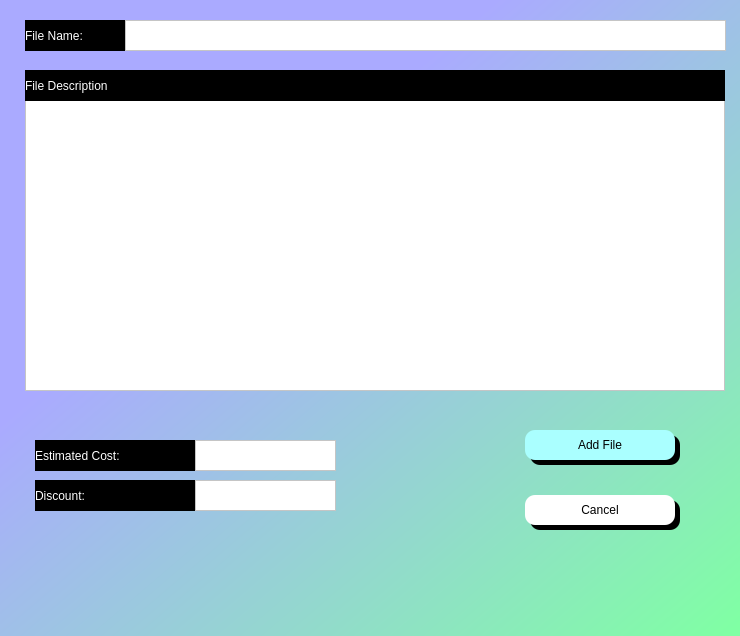
<?xml version="1.0" encoding="UTF-8"?>
<ui version="4.0">
 <class>Dialog</class>
 <widget class="QDialog" name="Dialog">
  <property name="geometry">
   <rect>
    <x>0</x>
    <y>0</y>
    <width>740</width>
    <height>636</height>
   </rect>
  </property>
  <property name="windowTitle">
   <string>Dialog</string>
  </property>
  <property name="styleSheet">
   <string notr="true">
background-color: rgba(170, 170, 255,.6);
background-color: qlineargradient(spread:repeat, x1:0, y1:0, x2:1, y2:1, stop:0.333333 rgba(170, 170, 255, 255), stop:0.988701 rgba(128, 255, 164, 255));</string>
  </property>
  <widget class="QLabel" name="fname_srch">
   <property name="geometry">
    <rect>
     <x>25</x>
     <y>20</y>
     <width>101</width>
     <height>31</height>
    </rect>
   </property>
   <property name="styleSheet">
    <string notr="true">
color: rgb(255, 255, 255);
background-color: rgb(0, 0, 0);

font:  14pt &quot;Segoe UI &quot;;</string>
   </property>
   <property name="text">
    <string>File Name:</string>
   </property>
  </widget>
  <widget class="QTextEdit" name="fname_srch_edit">
   <property name="geometry">
    <rect>
     <x>125</x>
     <y>20</y>
     <width>601</width>
     <height>31</height>
    </rect>
   </property>
   <property name="styleSheet">
    <string notr="true">QTextEdit:focus{
background-color: rgb(255, 255, 255);
}
QTextEdit{
background-color: rgb(255, 255, 255);
	font: 12pt &quot;Segoe UI&quot;;
}
</string>
   </property>
  </widget>
  <widget class="QTextEdit" name="file_desc_edit">
   <property name="geometry">
    <rect>
     <x>25</x>
     <y>100</y>
     <width>700</width>
     <height>291</height>
    </rect>
   </property>
   <property name="styleSheet">
    <string notr="true">QTextEdit:focus{
background-color: rgb(255, 255, 255);
}
QTextEdit{
background-color: rgb(255, 255, 255);
	font: 12pt &quot;Segoe UI&quot;;
}
</string>
   </property>
  </widget>
  <widget class="QLabel" name="add_complain">
   <property name="geometry">
    <rect>
     <x>25</x>
     <y>70</y>
     <width>700</width>
     <height>31</height>
    </rect>
   </property>
   <property name="styleSheet">
    <string notr="true">
color: rgb(255, 255, 255);
background-color: rgb(0, 0, 0);

font:  14pt &quot;Segoe UI &quot;;</string>
   </property>
   <property name="text">
    <string>File Description</string>
   </property>
  </widget>
  <widget class="QLabel" name="est_cost">
   <property name="geometry">
    <rect>
     <x>35</x>
     <y>440</y>
     <width>161</width>
     <height>31</height>
    </rect>
   </property>
   <property name="styleSheet">
    <string notr="true">
color: rgb(255, 255, 255);
background-color: rgb(0, 0, 0);

font:  14pt &quot;Segoe UI &quot;;</string>
   </property>
   <property name="text">
    <string>Estimated Cost:</string>
   </property>
  </widget>
  <widget class="QTextEdit" name="estd_cost_edit">
   <property name="geometry">
    <rect>
     <x>195</x>
     <y>440</y>
     <width>141</width>
     <height>31</height>
    </rect>
   </property>
   <property name="styleSheet">
    <string notr="true">QTextEdit:focus{
background-color: rgb(255, 255, 255);
}
QTextEdit{
background-color: rgb(255, 255, 255);
	font: 12pt &quot;Segoe UI&quot;;
}
</string>
   </property>
  </widget>
  <widget class="QLabel" name="discount">
   <property name="geometry">
    <rect>
     <x>35</x>
     <y>480</y>
     <width>161</width>
     <height>31</height>
    </rect>
   </property>
   <property name="styleSheet">
    <string notr="true">
color: rgb(255, 255, 255);
background-color: rgb(0, 0, 0);

font:  14pt &quot;Segoe UI &quot;;</string>
   </property>
   <property name="text">
    <string>Discount:</string>
   </property>
  </widget>
  <widget class="QTextEdit" name="discount_edit">
   <property name="geometry">
    <rect>
     <x>195</x>
     <y>480</y>
     <width>141</width>
     <height>31</height>
    </rect>
   </property>
   <property name="styleSheet">
    <string notr="true">QTextEdit:focus{
background-color: rgb(255, 255, 255);
}
QTextEdit{
background-color: rgb(255, 255, 255);
	font: 12pt &quot;Segoe UI&quot;;
}
</string>
   </property>
  </widget>
  <widget class="QPushButton" name="add_file_btn">
   <property name="geometry">
    <rect>
     <x>525</x>
     <y>430</y>
     <width>150</width>
     <height>30</height>
    </rect>
   </property>
   <property name="styleSheet">
    <string notr="true">QPushButton{


font:  14pt &quot;Segoe UI &quot;;
background-color: rgb(255, 255, 255);
border-top-left-radius:10px;
border-bottom-left-radius:10px;
border-top-right-radius:10px;
border-bottom-right-radius:10px;
background-color: rgb(170, 255, 255);
}
QPushButton:hover{
	background-color: rgb(161, 161, 161);
	color: rgb(255, 255, 255);
}
QPushButton:focus{
	background-color: rgb(161, 161, 161);
	color: rgb(255, 255, 255);
}</string>
   </property>
   <property name="text">
    <string>Add File</string>
   </property>
  </widget>
  <widget class="QLabel" name="label_3">
   <property name="geometry">
    <rect>
     <x>530</x>
     <y>435</y>
     <width>150</width>
     <height>30</height>
    </rect>
   </property>
   <property name="styleSheet">
    <string notr="true">background-color: rgb(0, 0, 0);
font: 12pt &quot;MS Shell Dlg 2&quot;;
border-top-left-radius:10px;
border-bottom-left-radius:10px;
border-top-right-radius:10px;
border-bottom-right-radius:10px;
color: rgb(255, 255, 255);
</string>
   </property>
   <property name="text">
    <string/>
   </property>
  </widget>
  <widget class="QLabel" name="label_6">
   <property name="geometry">
    <rect>
     <x>530</x>
     <y>500</y>
     <width>150</width>
     <height>30</height>
    </rect>
   </property>
   <property name="styleSheet">
    <string notr="true">background-color: rgb(0, 0, 0);
font: 12pt &quot;MS Shell Dlg 2&quot;;
border-top-left-radius:10px;
border-bottom-left-radius:10px;
border-top-right-radius:10px;
border-bottom-right-radius:10px;
color: rgb(255, 255, 255);
</string>
   </property>
   <property name="text">
    <string/>
   </property>
  </widget>
  <widget class="QPushButton" name="cancel_btn">
   <property name="geometry">
    <rect>
     <x>525</x>
     <y>495</y>
     <width>150</width>
     <height>30</height>
    </rect>
   </property>
   <property name="styleSheet">
    <string notr="true">QPushButton{


font:  14pt &quot;Segoe UI &quot;;
background-color: rgb(255, 255, 255);
border-top-left-radius:10px;
border-bottom-left-radius:10px;
border-top-right-radius:10px;
border-bottom-right-radius:10px;}
QPushButton:hover{
	background-color: rgb(161, 161, 161);
	color: rgb(255, 255, 255);
}
QPushButton:focus{
	background-color: rgb(161, 161, 161);
	color: rgb(255, 255, 255);
}</string>
   </property>
   <property name="text">
    <string>Cancel</string>
   </property>
  </widget>
  <zorder>fname_srch</zorder>
  <zorder>fname_srch_edit</zorder>
  <zorder>file_desc_edit</zorder>
  <zorder>add_complain</zorder>
  <zorder>est_cost</zorder>
  <zorder>estd_cost_edit</zorder>
  <zorder>discount</zorder>
  <zorder>discount_edit</zorder>
  <zorder>label_3</zorder>
  <zorder>add_file_btn</zorder>
  <zorder>label_6</zorder>
  <zorder>cancel_btn</zorder>
 </widget>
 <resources/>
 <connections/>
</ui>
